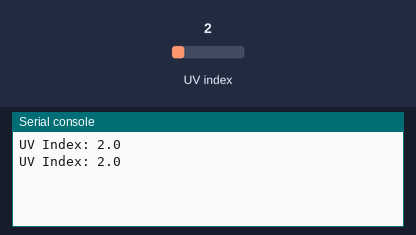
Bench run of a program on a simulated CircuitPython board. On the bench: the last lines printed to the serial console. The test bench sets the inputs (shaded band); at power-on: UV index 2.

Above: at 1.2 s.
1.3 s: UV index set to 0.2
At 2.6 s:
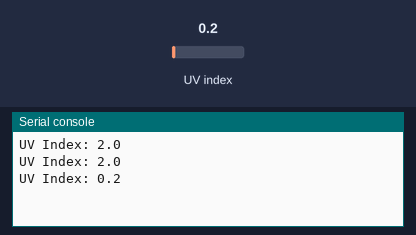
2.8 s: UV index set to 3
At 3.8 s:
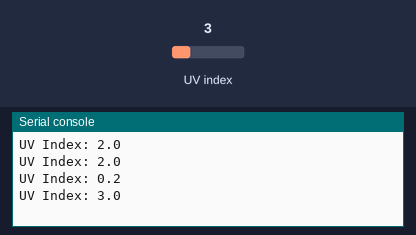
Timing chart, 0 to 5.8 s (numbered marks = the images above; inputs shaded):
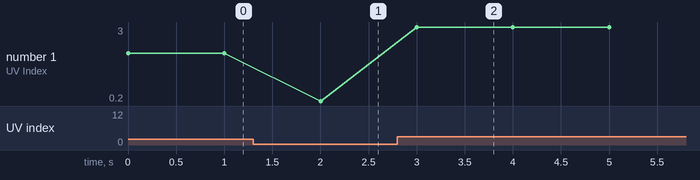

The program:

code_veml6075.py
```python
import time
import board
import busio
import adafruit_veml6075

i2c = busio.I2C(board.SCL, board.SDA)

veml = adafruit_veml6075.VEML6075(i2c, integration_time=100)

while True:
    print("UV Index: " + str(veml.uv_index))
    time.sleep(1)
```

Measured:
- after the input at 1.3 s, the serial console: prints a new line after 0.70 s (image 1)
- after the input at 2.8 s, the serial console: prints a new line after 0.20 s (image 2)
- plotted number 1: 2 → 0.2 after the input at 1.3 s, 0.2 → 3 after the input at 2.8 s
